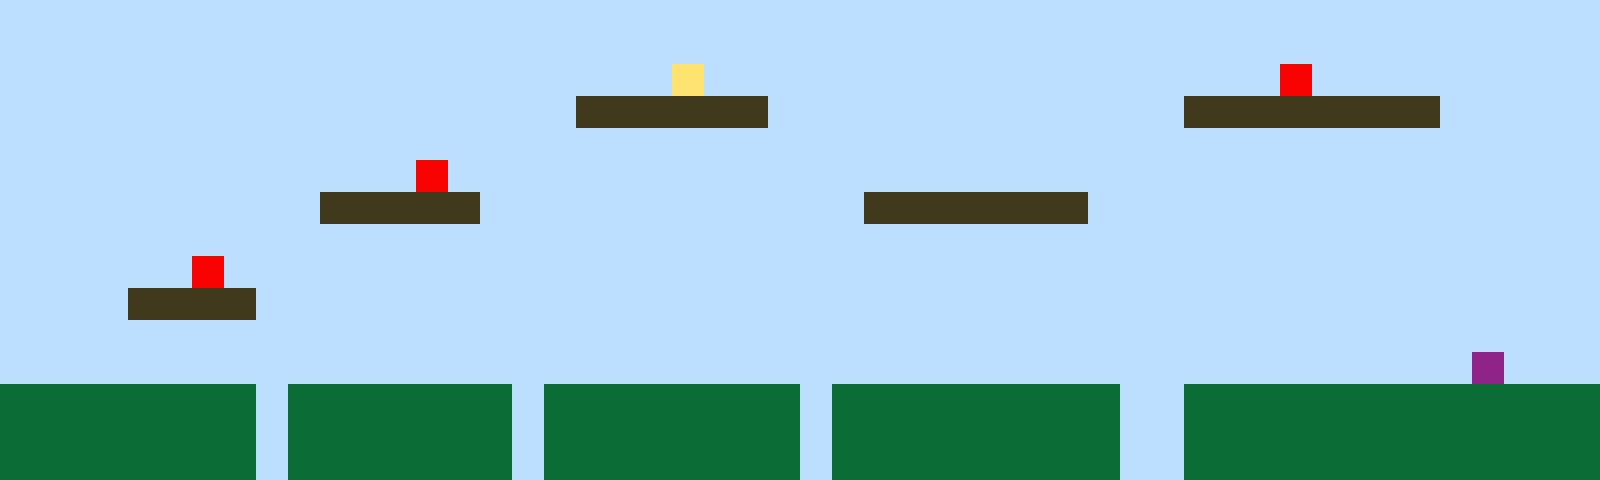

Tiled map render using the project's own tile images. Description and the whole map definition, tile-layer contents included, below:
An orthogonal 50x15 tile map with 32x32 px tiles, 1 tile layer (Tile Layer 1).

<map version="1.10" tiledversion="1.11.2" orientation="orthogonal" renderorder="right-up" width="50" height="15" tilewidth="32" tileheight="32" infinite="0" nextlayerid="2" nextobjectid="1"><editorsettings><export target="map1.csv" format="csv" /></editorsettings><tileset firstgid="1" name="sprites" tilewidth="32" tileheight="32" tilecount="6" columns="3"><image source="sprites.png" width="96" height="64" /></tileset><layer id="1" name="Tile Layer 1" width="50" height="15"><data encoding="csv">1,1,1,1,1,1,1,1,1,1,1,1,1,1,1,1,1,1,1,1,1,1,1,1,1,1,1,1,1,1,1,1,1,1,1,1,1,1,1,1,1,1,1,1,1,1,1,1,1,1,1,1,1,1,1,1,1,1,1,1,1,1,1,1,1,1,1,1,1,1,1,1,1,1,1,1,1,1,1,1,1,1,1,1,1,1,1,1,1,1,1,1,1,1,1,1,1,1,1,1,1,1,1,1,1,1,1,1,1,1,1,1,1,1,1,1,1,1,1,1,1,4,1,1,1,1,1,1,1,1,1,1,1,1,1,1,1,1,1,1,5,1,1,1,1,1,1,1,1,1,1,1,1,1,1,1,1,1,1,1,1,1,1,1,1,1,1,1,3,3,3,3,3,3,1,1,1,1,1,1,1,1,1,1,1,1,1,3,3,3,3,3,3,3,3,1,1,1,1,1,1,1,1,1,1,1,1,1,1,1,1,1,1,1,1,1,1,1,1,1,1,1,1,1,1,1,1,1,1,1,1,1,1,1,1,1,1,1,1,1,1,1,1,1,1,1,1,1,1,1,1,1,1,1,1,1,1,1,1,1,1,1,1,5,1,1,1,1,1,1,1,1,1,1,1,1,1,1,1,1,1,1,1,1,1,1,1,1,1,1,1,1,1,1,1,1,1,1,1,1,1,1,1,1,1,1,1,1,1,1,3,3,3,3,3,1,1,1,1,1,1,1,1,1,1,1,1,3,3,3,3,3,3,3,1,1,1,1,1,1,1,1,1,1,1,1,1,1,1,1,1,1,1,1,1,1,1,1,1,1,1,1,1,1,1,1,1,1,1,1,1,1,1,1,1,1,1,1,1,1,1,1,1,1,1,1,1,1,1,1,1,1,1,1,1,1,1,1,1,1,1,1,1,1,1,1,5,1,1,1,1,1,1,1,1,1,1,1,1,1,1,1,1,1,1,1,1,1,1,1,1,1,1,1,1,1,1,1,1,1,1,1,1,1,1,1,1,1,1,1,1,1,1,1,3,3,3,3,1,1,1,1,1,1,1,1,1,1,1,1,1,1,1,1,1,1,1,1,1,1,1,1,1,1,1,1,1,1,1,1,1,1,1,1,1,1,1,1,1,1,1,1,1,1,1,1,1,1,1,1,1,1,1,1,1,1,1,1,1,1,1,1,1,1,1,1,1,1,1,1,1,1,1,1,1,1,1,1,1,1,1,1,1,1,1,1,1,1,1,1,1,1,1,1,1,1,1,1,1,1,1,1,1,1,1,1,1,1,1,1,1,1,1,1,1,1,1,1,1,1,1,1,1,1,1,1,1,1,1,1,1,1,1,1,1,1,6,1,1,1,2,2,2,2,2,2,2,2,1,2,2,2,2,2,2,2,1,2,2,2,2,2,2,2,2,1,2,2,2,2,2,2,2,2,2,1,1,2,2,2,2,2,2,2,2,2,2,2,2,2,2,2,2,2,2,2,2,2,1,2,2,2,2,2,2,2,1,2,2,2,2,2,2,2,2,1,2,2,2,2,2,2,2,2,2,1,1,2,2,2,2,2,2,2,2,2,2,2,2,2,2,2,2,2,2,2,2,2,1,2,2,2,2,2,2,2,1,2,2,2,2,2,2,2,2,1,2,2,2,2,2,2,2,2,2,1,1,2,2,2,2,2,2,2,2,2,2,2,2,2</data></layer></map>
